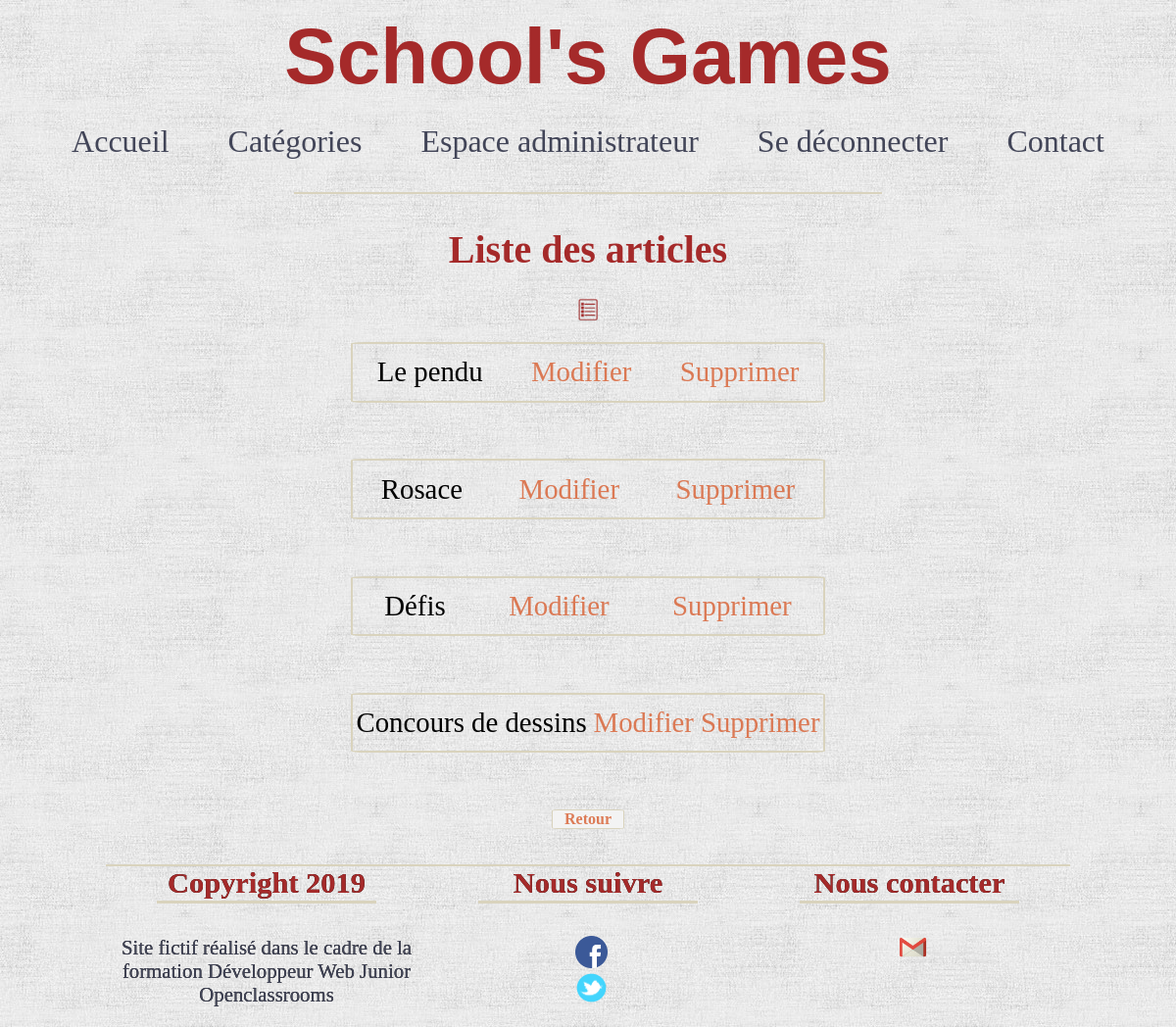
Page /index.php?a=listeArticles (signed in) on the committed database.
### tables this page shows
CREATE TABLE `articles` (
  `id` int(11) NOT NULL,
  `nbx_joueurs` int(11) NOT NULL,
  `temps_jeux` int(11) NOT NULL,
  `titre` varchar(255) NOT NULL,
  `date` date NOT NULL,
  `photo` text NOT NULL,
  `matériel` varchar(255) NOT NULL,
  `message` text NOT NULL,
  `brouillon` int(11) NOT NULL
);

### controller/controllerArticles.php (called while the page is built, shortened)
<?php
class controllerArticles{
        public function listeBillets(){
            require 'modele/modeleArticles.php';
            $liste = new articles;
            $reponse = $liste->listeBillet();
            require 'vue/listeArticles.php';
        }
}

### modele/modeleArticles.php (called while the page is built, shortened)
<?php
class articles extends appelBDD{
        public function listeBillet(){
            $bdd = $this->dbConnect();
            $rep = $bdd->prepare('SELECT * FROM articles WHERE brouillon = 0');
            $rep->execute();
            return $rep;
        }
}

### vue/listeArticles.php (the view, shortened to what this page needs)
<!DOCTYPE html>
<html lang="fr">
<head>
    <link rel="stylesheet" type="text/css" href="css/style.css">
</head>
<?php require 'includes/header.php'; ?>
<body>
    <div id="rebord">
        <h2>Liste des articles</h2>
    </div>
    <img src="img/liste1.png" id="logoListe" />
    <?php
        while ($donnees = $reponse->fetch()){
    ?>
    <div id="lesJeux">
        <?php  echo htmlspecialchars($donnees['titre']);  ?>
        <a href="index.php?a=modif&articles=<?php echo htmlspecialchars($donnees['id']); ?>">Modifier</a>
        <a href="index.php?a=supp&articles=<?php echo htmlspecialchars($donnees['id']); ?>">Supprimer</a>
    </div>
    <?php
		}
	?>
    <a href="index.php?u=admin" id="back">Retour</a>
<?php require 'includes/footer.php'; ?>
    </body>
</html>

### css/style.css (style rules this page uses)
body { margin: 0px; padding: 0px; background-color: #F8F8F8; position: relative; background-image:url(../img/fond.jpg); overflow-x: hidden; }
h2 { font-size: 2.5em; text-align: center; color: brown; font-family: Gabriola; height: 1em; }
a { text-decoration: none; color: #d8663bdb; display: flex; justify-content: center; }
#rebord { border-top: 2px solid #D9D3BD; width: 50%; margin: auto; }
#lesJeux { border: #D9D3BD 2px solid; width: 40%; border-radius: 3%; margin: auto; height: 2em; display: flex; align-items: center; justify-content: space-around; font-size: 1.8em; font-family: Gabriola; margin-bottom: 2em; }
#back { border: 1px solid #D9D3BD; border-radius: 8%; width: 6%; color: #d8663bdb; font-weight: bold; background-color: #f3f3f3; cursor: pointer; display: flex; justify-content: center; align-items: center; margin: auto; margin-bottom: 2em; }
#logoListe, #logoModifier { width: 2%; margin: auto; text-align: center; align-items: center; display: flex; margin-bottom: 1.3em; }

### rows in the picture
articles: titre "Le pendu"
articles: titre "Rosace"
articles: titre "Défis"
articles: titre "Concours de dessins"
